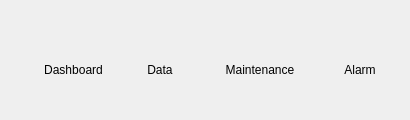
       <widget class="QWidget" name="topBar" native="true">
        <property name="minimumSize">
         <size>
          <width>0</width>
          <height>0</height>
         </size>
        </property>
        <property name="maximumSize">
         <size>
          <width>16777215</width>
          <height>16777215</height>
         </size>
        </property>
        <property name="styleSheet">
         <string notr="true" />
        </property>
        <layout class="QHBoxLayout" name="horizontalLayout_2" stretch="0,0">
         <property name="spacing">
          <number>0</number>
         </property>
         <property name="leftMargin">
          <number>10</number>
         </property>
         <property name="topMargin">
          <number>20</number>
         </property>
         <property name="rightMargin">
          <number>0</number>
         </property>
         <property name="bottomMargin">
          <number>0</number>
         </property>
         <item>
          <layout class="QVBoxLayout" name="verticalLayout_22">
           <property name="leftMargin">
            <number>20</number>
           </property>
           <property name="topMargin">
            <number>0</number>
           </property>
           <property name="rightMargin">
            <number>0</number>
           </property>
           <item>
            <widget class="QLabel" name="label_31">
             <property name="maximumSize">
              <size>
               <width>231</width>
               <height>75</height>
              </size>
             </property>
             <property name="sizeIncrement">
              <size>
               <width>0</width>
               <height>0</height>
              </size>
             </property>
             <property name="layoutDirection">
              <enum>Qt::LeftToRight</enum>
             </property>
             <property name="text">
              <string />
             </property>
             <property name="pixmap">
              <pixmap>Assets/logo DIAC.png</pixmap>
             </property>
             <property name="scaledContents">
              <bool>true</bool>
             </property>
             <property name="alignment">
              <set>Qt::AlignRight|Qt::AlignTrailing|Qt::AlignVCenter</set>
             </property>
            </widget>
           </item>
          </layout>
         </item>
         <item>
          <widget class="QWidget" name="menuBar" native="true">
           <layout class="QHBoxLayout" name="horizontalLayout" stretch="1,1,1,1">
            <property name="spacing">
             <number>0</number>
            </property>
            <property name="leftMargin">
             <number>0</number>
            </property>
            <property name="topMargin">
             <number>0</number>
            </property>
            <property name="rightMargin">
             <number>0</number>
            </property>
            <property name="bottomMargin">
             <number>0</number>
            </property>
            <item>
             <widget class="QToolButton" name="dashboardMenu_btn">
              <property name="minimumSize">
               <size>
                <width>0</width>
                <height>0</height>
               </size>
              </property>
              <property name="maximumSize">
               <size>
                <width>100</width>
                <height>100</height>
               </size>
              </property>
              <property name="cursor">
               <cursorShape>PointingHandCursor</cursorShape>
              </property>
              <property name="text">
               <string>Dashboard</string>
              </property>
              <property name="icon">
               <iconset resource="res_fix.qrc">
                <normaloff>:/topBar/Icons/TopBar/dashboard.png</normaloff>:/topBar/Icons/TopBar/dashboard.png</iconset>
              </property>
              <property name="iconSize">
               <size>
                <width>60</width>
                <height>60</height>
               </size>
              </property>
              <property name="toolButtonStyle">
               <enum>Qt::ToolButtonTextUnderIcon</enum>
              </property>
              <property name="autoRaise">
               <bool>true</bool>
              </property>
             </widget>
            </item>
            <item>
             <widget class="QToolButton" name="dataMenu_btn">
              <property name="minimumSize">
               <size>
                <width>100</width>
                <height>100</height>
               </size>
              </property>
              <property name="maximumSize">
               <size>
                <width>100</width>
                <height>100</height>
               </size>
              </property>
              <property name="cursor">
               <cursorShape>PointingHandCursor</cursorShape>
              </property>
              <property name="text">
               <string>Data</string>
              </property>
              <property name="icon">
               <iconset resource="res_fix.qrc">
                <normaloff>:/topBar/Icons/TopBar/Data.png</normaloff>:/topBar/Icons/TopBar/Data.png</iconset>
              </property>
              <property name="iconSize">
               <size>
                <width>70</width>
                <height>70</height>
               </size>
              </property>
              <property name="toolButtonStyle">
               <enum>Qt::ToolButtonTextUnderIcon</enum>
              </property>
              <property name="autoRaise">
               <bool>true</bool>
              </property>
             </widget>
            </item>
            <item>
             <widget class="QToolButton" name="maintenanceMenu_btn">
              <property name="minimumSize">
               <size>
                <width>100</width>
                <height>100</height>
               </size>
              </property>
              <property name="maximumSize">
               <size>
                <width>100</width>
                <height>100</height>
               </size>
              </property>
              <property name="cursor">
               <cursorShape>PointingHandCursor</cursorShape>
              </property>
              <property name="text">
               <string>Maintenance</string>
              </property>
              <property name="icon">
               <iconset resource="res_fix.qrc">
                <normaloff>:/topBar/Icons/TopBar/Maintenance.png</normaloff>:/topBar/Icons/TopBar/Maintenance.png</iconset>
              </property>
              <property name="iconSize">
               <size>
                <width>70</width>
                <height>70</height>
               </size>
              </property>
              <property name="toolButtonStyle">
               <enum>Qt::ToolButtonTextUnderIcon</enum>
              </property>
              <property name="autoRaise">
               <bool>true</bool>
              </property>
             </widget>
            </item>
            <item>
             <widget class="QToolButton" name="alarmMenu_btn">
              <property name="minimumSize">
               <size>
                <width>100</width>
                <height>100</height>
               </size>
              </property>
              <property name="maximumSize">
               <size>
                <width>100</width>
                <height>100</height>
               </size>
              </property>
              <property name="cursor">
               <cursorShape>PointingHandCursor</cursorShape>
              </property>
              <property name="text">
               <string>Alarm</string>
              </property>
              <property name="icon">
               <iconset resource="res_fix.qrc">
                <normaloff>:/topBar/Icons/TopBar/Alarm.png</normaloff>:/topBar/Icons/TopBar/Alarm.png</iconset>
              </property>
              <property name="iconSize">
               <size>
                <width>70</width>
                <height>70</height>
               </size>
              </property>
              <property name="toolButtonStyle">
               <enum>Qt::ToolButtonTextUnderIcon</enum>
              </property>
              <property name="autoRaise">
               <bool>true</bool>
              </property>
             </widget>
            </item>
           </layout>
          </widget>
         </item>
        </layout>
       </widget>
